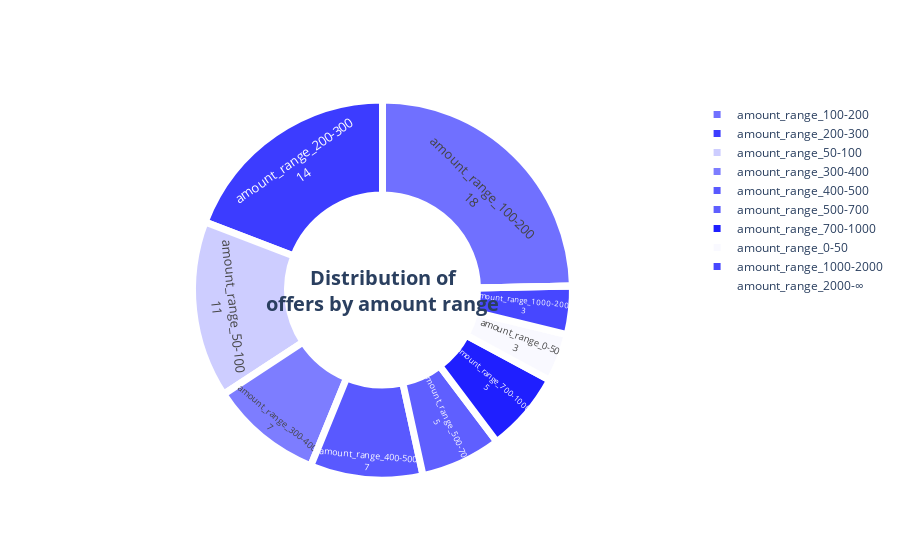

Source (notebook cell):
### Code cell
############## graphic ################
donut_hole = 0.5

fig = go.Figure(data=[go.Pie(labels=offers_categories['category'].values[1:], 
                             values=offers_categories['count'].values[1:],
                             text=offers_categories['amount'].values[1:],
                             #color_discrete_sequence=px.colors.sequential.Teal,
                             hovertemplate="<b>Name:</b> %{label}<br><b>Number:</b> %{value}<br><b>Amount:</b> %{text}<extra></extra>",
                             hole = donut_hole)])

fig.update_traces(hoverinfo='label', textinfo='label+value', textfont_size=13, textposition="inside",
                  marker=dict(colors=['rgba(31, 31, 255, {})'.format(amount/max(offers_categories['amount'])) for amount in offers_categories['amount'].values[1:]], 
                              line=dict(color='#FFFFFF', width=7)))

fig.update_layout(
  height=800,
  title={'text': "",
          'x':0.5,
          'xanchor': 'center',
          'font_size': 20,
    },
  annotations= [
         {
            "font": {
               "size": 20
            },
            "showarrow": False,
            "text": "<b>Distribution of<br>offers by amount range</b>",
            "x": 0.5,
            "y": 0.5
         },
  ]
)

fig.show()

### Figure 1 — Plotly figure (JSON) as saved in the notebook; plotly's stock layout.template omitted (floating-point values rounded to 4 significant figures)
{"data": [{"hole": 0.5, "hoverinfo": "label", "hovertemplate": "<b>Name:</b> %{label}<br><b>Number:</b> %{value}<br><b>Amount:</b> %{text}<extra></extra>", "labels": ["amount_range_0-50", "amount_range_50-100", "amount_range_100-200", "amount_range_200-300", "amount_range_300-400", "amount_range_400-500", "amount_range_500-700", "amount_range_700-1000", "amount_range_1000-2000", "amount_range_2000-∞"], "marker": {"colors": ["rgba(31, 31, 255, 0.025012025012025013)", "rgba(31, 31, 255, 0.21885521885521886)", "rgba(31, 31, 255, 0.6349206349206349)", "rgba(31, 31, 255, 0.8679653679653679)", "rgba(31, 31, 255, 0.5805675805675806)", "rgba(31, 31, 255, 0.7419432419432419)", "rgba(31, 31, 255, 0.7133237133237134)", "rgba(31, 31, 255, 1.0)", "rgba(31, 31, 255, 0.8186628186628186)", "rgba(31, 31, 255, 0.0)"], "line": {"color": "#FFFFFF", "width": 7}}, "text": [104, 910, 2640, 3609, 2414, 3085, 2966, 4158, 3404, 0], "textfont": {"size": 13}, "textinfo": "label+value", "textposition": "inside", "type": "pie", "values": [3, 11, 18, 14, 7, 7, 5, 5, 3, 0]}], "layout": {"annotations": [{"font": {"size": 20}, "showarrow": false, "text": "<b>Distribution of<br>offers by amount range</b>", "x": 0.5, "y": 0.5}], "autosize": true, "title": {"font": {"size": 20}, "text": "", "x": 0.5, "xanchor": "center"}}}
